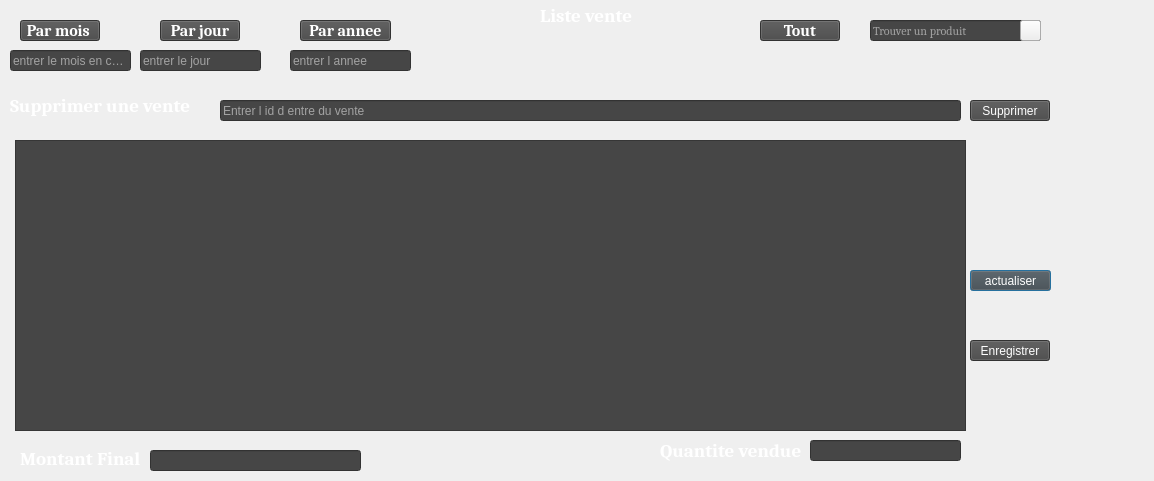
<?xml version="1.0" encoding="UTF-8"?>
<ui version="4.0">
 <class>listevente</class>
 <widget class="QDialog" name="listevente">
  <property name="geometry">
   <rect>
    <x>0</x>
    <y>0</y>
    <width>1154</width>
    <height>481</height>
   </rect>
  </property>
  <property name="windowTitle">
   <string>Liste des ventes</string>
  </property>
  <property name="windowIcon">
   <iconset resource="../../Documents/Menu/logo1.qrc">
    <normaloff>:/menu/logo1/logo.png</normaloff>:/menu/logo1/logo.png</iconset>
  </property>
  <widget class="QLabel" name="label">
   <property name="geometry">
    <rect>
     <x>540</x>
     <y>0</y>
     <width>101</width>
     <height>31</height>
    </rect>
   </property>
   <property name="font">
    <font>
     <family>Cambria</family>
     <pointsize>14</pointsize>
     <weight>75</weight>
     <bold>true</bold>
    </font>
   </property>
   <property name="styleSheet">
    <string notr="true">color: rgb(255, 255, 255);</string>
   </property>
   <property name="text">
    <string>Liste vente</string>
   </property>
  </widget>
  <widget class="QPushButton" name="listerfond">
   <property name="geometry">
    <rect>
     <x>970</x>
     <y>270</y>
     <width>81</width>
     <height>21</height>
    </rect>
   </property>
   <property name="styleSheet">
    <string notr="true">background-color: rgb(70, 70, 70);
color: rgb(255, 255, 255);</string>
   </property>
   <property name="text">
    <string>actualiser</string>
   </property>
  </widget>
  <widget class="QLineEdit" name="idcaisse">
   <property name="geometry">
    <rect>
     <x>220</x>
     <y>100</y>
     <width>741</width>
     <height>21</height>
    </rect>
   </property>
   <property name="styleSheet">
    <string notr="true">background-color: rgb(70, 70, 70);
color: rgb(255, 255, 255);</string>
   </property>
   <property name="placeholderText">
    <string>Entrer l id d entre du vente</string>
   </property>
  </widget>
  <widget class="QLabel" name="label_2">
   <property name="geometry">
    <rect>
     <x>10</x>
     <y>90</y>
     <width>211</width>
     <height>31</height>
    </rect>
   </property>
   <property name="font">
    <font>
     <family>Cambria</family>
     <pointsize>14</pointsize>
     <weight>75</weight>
     <bold>true</bold>
    </font>
   </property>
   <property name="styleSheet">
    <string notr="true">color: rgb(255, 255, 255);</string>
   </property>
   <property name="text">
    <string>Supprimer une vente</string>
   </property>
  </widget>
  <widget class="QPushButton" name="supprimer">
   <property name="geometry">
    <rect>
     <x>970</x>
     <y>100</y>
     <width>80</width>
     <height>21</height>
    </rect>
   </property>
   <property name="styleSheet">
    <string notr="true">background-color: rgb(70, 70, 70);
color: rgb(255, 255, 255);</string>
   </property>
   <property name="text">
    <string>Supprimer</string>
   </property>
  </widget>
  <widget class="QTableView" name="tableView">
   <property name="geometry">
    <rect>
     <x>15</x>
     <y>140</y>
     <width>951</width>
     <height>291</height>
    </rect>
   </property>
   <property name="font">
    <font>
     <family>Cambria</family>
     <pointsize>11</pointsize>
     <weight>75</weight>
     <bold>true</bold>
    </font>
   </property>
   <property name="autoFillBackground">
    <bool>true</bool>
   </property>
   <property name="styleSheet">
    <string notr="true">background-color: rgb(70, 70, 70);

color: rgb(0, 0, 0);</string>
   </property>
   <property name="frameShadow">
    <enum>QFrame::Sunken</enum>
   </property>
   <property name="lineWidth">
    <number>2</number>
   </property>
   <property name="sizeAdjustPolicy">
    <enum>QAbstractScrollArea::AdjustToContentsOnFirstShow</enum>
   </property>
   <property name="dragEnabled">
    <bool>true</bool>
   </property>
   <property name="alternatingRowColors">
    <bool>true</bool>
   </property>
   <property name="selectionBehavior">
    <enum>QAbstractItemView::SelectItems</enum>
   </property>
   <property name="iconSize">
    <size>
     <width>5</width>
     <height>5</height>
    </size>
   </property>
   <property name="textElideMode">
    <enum>Qt::ElideRight</enum>
   </property>
   <property name="gridStyle">
    <enum>Qt::DashLine</enum>
   </property>
   <attribute name="horizontalHeaderMinimumSectionSize">
    <number>40</number>
   </attribute>
   <attribute name="verticalHeaderDefaultSectionSize">
    <number>40</number>
   </attribute>
  </widget>
  <widget class="QPushButton" name="mois_2">
   <property name="geometry">
    <rect>
     <x>20</x>
     <y>20</y>
     <width>80</width>
     <height>21</height>
    </rect>
   </property>
   <property name="font">
    <font>
     <family>Cambria</family>
     <pointsize>12</pointsize>
     <weight>75</weight>
     <bold>true</bold>
    </font>
   </property>
   <property name="cursor">
    <cursorShape>PointingHandCursor</cursorShape>
   </property>
   <property name="styleSheet">
    <string notr="true">background-color: rgb(70, 70, 70);
color: rgb(255, 255, 255);</string>
   </property>
   <property name="text">
    <string>Par mois </string>
   </property>
  </widget>
  <widget class="QLineEdit" name="mois">
   <property name="geometry">
    <rect>
     <x>10</x>
     <y>50</y>
     <width>121</width>
     <height>21</height>
    </rect>
   </property>
   <property name="focusPolicy">
    <enum>Qt::ClickFocus</enum>
   </property>
   <property name="styleSheet">
    <string notr="true">background-color: rgb(70, 70, 70);
color: rgb(255, 255, 255);</string>
   </property>
   <property name="placeholderText">
    <string>entrer le mois en chiffre</string>
   </property>
  </widget>
  <widget class="QLabel" name="label_3">
   <property name="geometry">
    <rect>
     <x>20</x>
     <y>450</y>
     <width>151</width>
     <height>16</height>
    </rect>
   </property>
   <property name="font">
    <font>
     <family>Cambria</family>
     <pointsize>14</pointsize>
     <weight>75</weight>
     <bold>true</bold>
    </font>
   </property>
   <property name="styleSheet">
    <string notr="true">color: rgb(255, 255, 255);</string>
   </property>
   <property name="text">
    <string>Montant Final</string>
   </property>
  </widget>
  <widget class="QPushButton" name="anne_2">
   <property name="geometry">
    <rect>
     <x>300</x>
     <y>20</y>
     <width>91</width>
     <height>21</height>
    </rect>
   </property>
   <property name="font">
    <font>
     <family>Cambria</family>
     <pointsize>12</pointsize>
     <weight>75</weight>
     <bold>true</bold>
    </font>
   </property>
   <property name="cursor">
    <cursorShape>PointingHandCursor</cursorShape>
   </property>
   <property name="styleSheet">
    <string notr="true">background-color: rgb(70, 70, 70);
color: rgb(255, 255, 255);</string>
   </property>
   <property name="text">
    <string>Par annee</string>
   </property>
  </widget>
  <widget class="QLineEdit" name="jour">
   <property name="geometry">
    <rect>
     <x>140</x>
     <y>50</y>
     <width>121</width>
     <height>21</height>
    </rect>
   </property>
   <property name="focusPolicy">
    <enum>Qt::ClickFocus</enum>
   </property>
   <property name="styleSheet">
    <string notr="true">background-color: rgb(70, 70, 70);
color: rgb(255, 255, 255);</string>
   </property>
   <property name="placeholderText">
    <string>entrer le jour</string>
   </property>
  </widget>
  <widget class="QLineEdit" name="montant">
   <property name="geometry">
    <rect>
     <x>150</x>
     <y>450</y>
     <width>211</width>
     <height>21</height>
    </rect>
   </property>
   <property name="font">
    <font>
     <family>Cambria</family>
     <pointsize>12</pointsize>
     <weight>75</weight>
     <bold>true</bold>
    </font>
   </property>
   <property name="focusPolicy">
    <enum>Qt::ClickFocus</enum>
   </property>
   <property name="styleSheet">
    <string notr="true">background-color: rgb(70, 70, 70);
color: rgb(255, 255, 255);</string>
   </property>
   <property name="clearButtonEnabled">
    <bool>true</bool>
   </property>
  </widget>
  <widget class="QPushButton" name="jour_2">
   <property name="geometry">
    <rect>
     <x>160</x>
     <y>20</y>
     <width>80</width>
     <height>21</height>
    </rect>
   </property>
   <property name="font">
    <font>
     <family>Cambria</family>
     <pointsize>12</pointsize>
     <weight>75</weight>
     <bold>true</bold>
    </font>
   </property>
   <property name="cursor">
    <cursorShape>PointingHandCursor</cursorShape>
   </property>
   <property name="styleSheet">
    <string notr="true">background-color: rgb(70, 70, 70);
color: rgb(255, 255, 255);</string>
   </property>
   <property name="text">
    <string>Par jour</string>
   </property>
  </widget>
  <widget class="QPushButton" name="tout">
   <property name="geometry">
    <rect>
     <x>760</x>
     <y>20</y>
     <width>80</width>
     <height>21</height>
    </rect>
   </property>
   <property name="font">
    <font>
     <family>Cambria</family>
     <pointsize>12</pointsize>
     <weight>75</weight>
     <bold>true</bold>
    </font>
   </property>
   <property name="cursor">
    <cursorShape>PointingHandCursor</cursorShape>
   </property>
   <property name="styleSheet">
    <string notr="true">background-color: rgb(70, 70, 70);
color: rgb(255, 255, 255);</string>
   </property>
   <property name="text">
    <string>Tout</string>
   </property>
  </widget>
  <widget class="QLineEdit" name="anne">
   <property name="geometry">
    <rect>
     <x>290</x>
     <y>50</y>
     <width>121</width>
     <height>21</height>
    </rect>
   </property>
   <property name="focusPolicy">
    <enum>Qt::ClickFocus</enum>
   </property>
   <property name="styleSheet">
    <string notr="true">background-color: rgb(70, 70, 70);
color: rgb(255, 255, 255);</string>
   </property>
   <property name="placeholderText">
    <string>entrer l annee</string>
   </property>
  </widget>
  <widget class="QPushButton" name="pushButton">
   <property name="geometry">
    <rect>
     <x>1020</x>
     <y>20</y>
     <width>21</width>
     <height>21</height>
    </rect>
   </property>
   <property name="cursor">
    <cursorShape>PointingHandCursor</cursorShape>
   </property>
   <property name="styleSheet">
    <string notr="true">image: url(:/image5/download (2).jpg);
background-image: url(:/image5/download (2).jpg);</string>
   </property>
   <property name="text">
    <string/>
   </property>
  </widget>
  <widget class="QLineEdit" name="nomproduit">
   <property name="geometry">
    <rect>
     <x>870</x>
     <y>20</y>
     <width>171</width>
     <height>21</height>
    </rect>
   </property>
   <property name="font">
    <font>
     <family>Cambria</family>
     <pointsize>9</pointsize>
    </font>
   </property>
   <property name="styleSheet">
    <string notr="true">background-color: rgb(70, 70, 70);
color: rgb(255, 255, 255);</string>
   </property>
   <property name="placeholderText">
    <string>Trouver un produit</string>
   </property>
  </widget>
  <widget class="QLabel" name="label_4">
   <property name="geometry">
    <rect>
     <x>660</x>
     <y>440</y>
     <width>151</width>
     <height>21</height>
    </rect>
   </property>
   <property name="font">
    <font>
     <family>Cambria</family>
     <pointsize>14</pointsize>
     <weight>75</weight>
     <bold>true</bold>
    </font>
   </property>
   <property name="styleSheet">
    <string notr="true">color: rgb(255, 255, 255);</string>
   </property>
   <property name="text">
    <string>Quantite vendue</string>
   </property>
  </widget>
  <widget class="QLineEdit" name="quantite">
   <property name="geometry">
    <rect>
     <x>810</x>
     <y>440</y>
     <width>151</width>
     <height>21</height>
    </rect>
   </property>
   <property name="font">
    <font>
     <family>Cambria</family>
     <pointsize>12</pointsize>
     <weight>75</weight>
     <bold>true</bold>
    </font>
   </property>
   <property name="focusPolicy">
    <enum>Qt::ClickFocus</enum>
   </property>
   <property name="styleSheet">
    <string notr="true">background-color: rgb(70, 70, 70);
color: rgb(255, 255, 255);</string>
   </property>
   <property name="clearButtonEnabled">
    <bool>true</bool>
   </property>
  </widget>
  <widget class="QPushButton" name="pushButton_2">
   <property name="geometry">
    <rect>
     <x>970</x>
     <y>340</y>
     <width>80</width>
     <height>21</height>
    </rect>
   </property>
   <property name="styleSheet">
    <string notr="true">background-color: rgb(70, 70, 70);
color: rgb(255, 255, 255);</string>
   </property>
   <property name="text">
    <string>Enregistrer</string>
   </property>
  </widget>
  <widget class="QLabel" name="fond">
   <property name="geometry">
    <rect>
     <x>-30</x>
     <y>0</y>
     <width>1191</width>
     <height>501</height>
    </rect>
   </property>
   <property name="text">
    <string/>
   </property>
   <property name="pixmap">
    <pixmap resource="../../Documents/Menu/fond2.qrc">:/menu/fond/Fond2.png</pixmap>
   </property>
   <property name="scaledContents">
    <bool>true</bool>
   </property>
  </widget>
  <widget class="QLabel" name="label_5">
   <property name="geometry">
    <rect>
     <x>1050</x>
     <y>0</y>
     <width>101</width>
     <height>91</height>
    </rect>
   </property>
   <property name="text">
    <string/>
   </property>
   <property name="pixmap">
    <pixmap resource="../../Documents/Menu/fond2.qrc">:/menu/fond/Fond2.png</pixmap>
   </property>
   <property name="scaledContents">
    <bool>true</bool>
   </property>
  </widget>
  <zorder>fond</zorder>
  <zorder>nomproduit</zorder>
  <zorder>label</zorder>
  <zorder>listerfond</zorder>
  <zorder>idcaisse</zorder>
  <zorder>label_2</zorder>
  <zorder>supprimer</zorder>
  <zorder>tableView</zorder>
  <zorder>mois_2</zorder>
  <zorder>mois</zorder>
  <zorder>label_3</zorder>
  <zorder>anne_2</zorder>
  <zorder>jour</zorder>
  <zorder>montant</zorder>
  <zorder>jour_2</zorder>
  <zorder>tout</zorder>
  <zorder>anne</zorder>
  <zorder>pushButton</zorder>
  <zorder>label_4</zorder>
  <zorder>quantite</zorder>
  <zorder>pushButton_2</zorder>
  <zorder>label_5</zorder>
 </widget>
 <resources>
  <include location="../../Documents/Menu/fond2.qrc"/>
  <include location="../../Documents/Menu/logo1.qrc"/>
 </resources>
 <connections/>
</ui>
